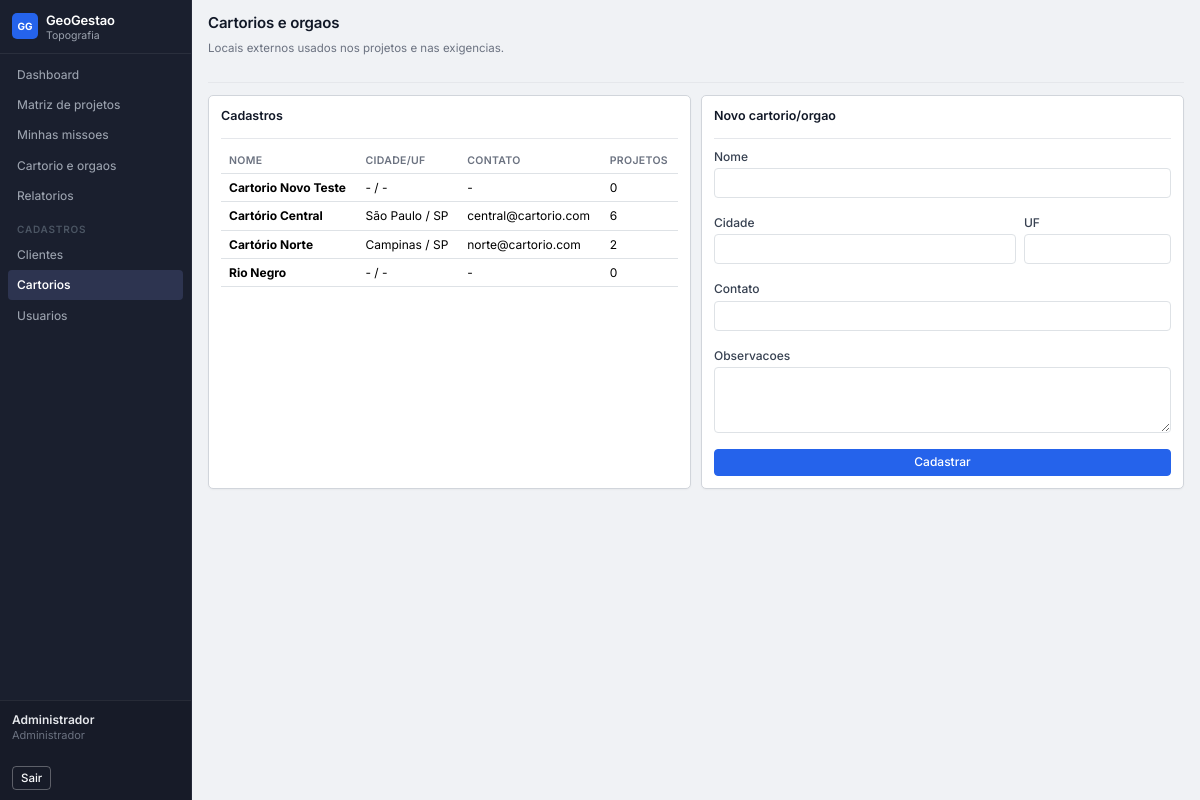
Page /cartorios (signed in) on the earlier database version.
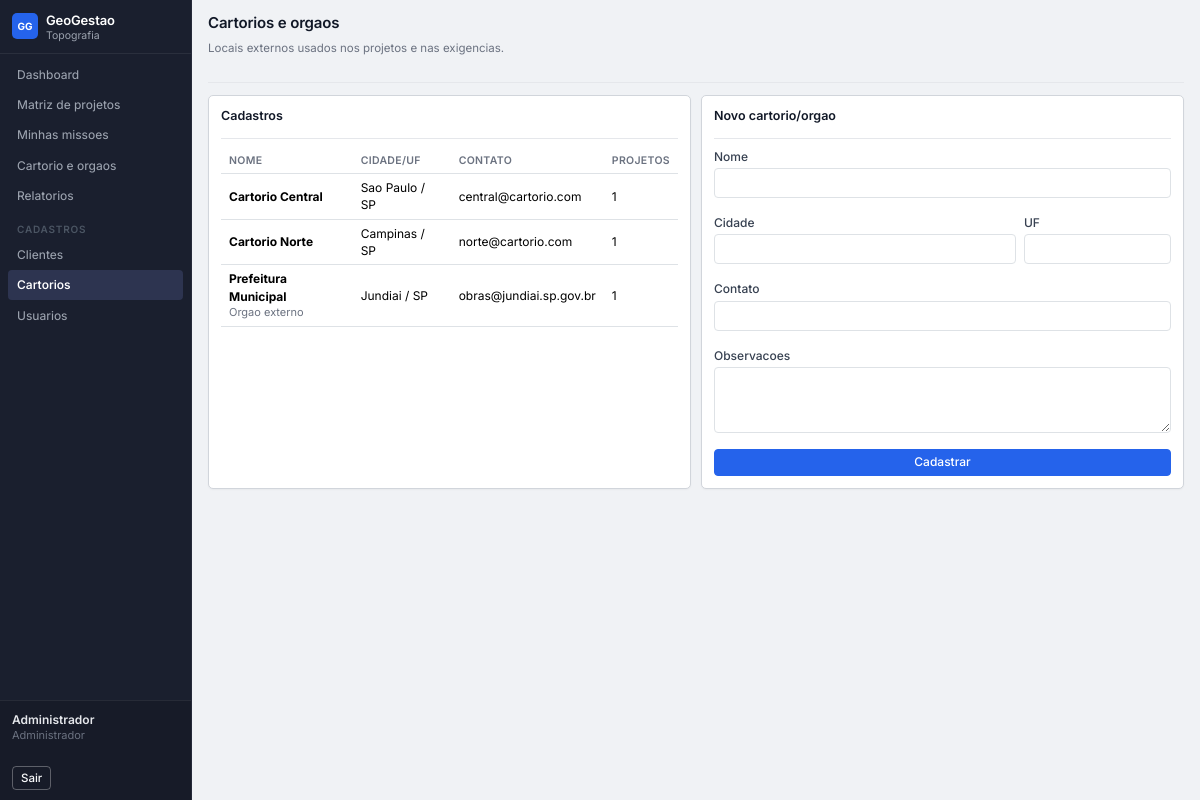
Same page on the later database version.
### tables this page shows
CREATE TABLE usuarios (
            id INTEGER PRIMARY KEY AUTOINCREMENT,
            nome TEXT NOT NULL,
            email TEXT NOT NULL UNIQUE,
            senha_hash TEXT NOT NULL,
            perfil_acesso TEXT NOT NULL,
            ativo INTEGER NOT NULL DEFAULT 1
        , cargo TEXT);

CREATE TABLE cartorios (
            id INTEGER PRIMARY KEY AUTOINCREMENT,
            nome TEXT NOT NULL,
            cidade TEXT,
            uf TEXT,
            contato TEXT,
            observacoes TEXT
        );

### app.py (the view, shortened to what this page needs)
@app.route("/cartorios", methods=["GET", "POST"])
@login_required
def cartorios():
    rows = query_db(
        """
        SELECT c.*, COUNT(p.id) AS projetos
        FROM cartorios c
        LEFT JOIN projetos p ON p.cartorio_id = c.id
        GROUP BY c.id
        ORDER BY c.nome
        """
    )
    return render_template("cartorios.html", cartorios=rows)

### app.py (called while the page is built)
def connect_db():
    db = sqlite3.connect(app.config["DATABASE"])
    db.row_factory = sqlite3.Row
    return db

def get_db():
    db = getattr(g, "_database", None)
    if db is None:
        db = g._database = connect_db()
    return db

@app.teardown_appcontext
def close_connection(exception):
    db = getattr(g, "_database", None)
    if db is not None:
        db.close()

def query_db(query, args=(), one=False):
    cur = get_db().execute(query, args)
    rows = cur.fetchall()
    cur.close()
    return (rows[0] if rows else None) if one else rows

def can_manage():
    user = getattr(g, "user", None)
    return bool(user and user["perfil_acesso"] in ("admin", "coordenador"))

def can_admin():
    user = getattr(g, "user", None)
    return bool(user and user["perfil_acesso"] == "admin")

def login_required(view):
    @wraps(view)
    def wrapped_view(**kwargs):
        if "user_id" not in session:
            return redirect(url_for("login"))
        g.user = query_db("SELECT * FROM usuarios WHERE id = ? AND ativo = 1", [session["user_id"]], one=True)
        if g.user is None:
            session.clear()
            return redirect(url_for("login"))
        return view(**kwargs)
    return wrapped_view

@app.before_request
def load_logged_user():
    g.user = None
    if "user_id" in session:
        db = get_db()
        g.user = db.execute("SELECT * FROM usuarios WHERE id = ? AND ativo = 1", (session["user_id"],)).fetchone()

@app.context_processor
def utility_processor():
    return {
        "status_meta": STATUS_META,
        "status_options": list(STATUS_META.keys()),
        "role_labels": ROLE_LABELS,
        "format_date": format_date,
        "format_datetime": format_datetime,
        "is_overdue": is_overdue,
        "file_url": file_url,
        "minutes_to_hours": minutes_to_hours,
        "format_currency": format_currency,
        "can_manage": can_manage,
        "can_admin": can_admin,
        "today_iso": date.today().isoformat(),
    }

### templates/cartorios.html
{% extends 'base.html' %}
{% block content %}
<div class="page-heading">
    <div>
        <h1>Cartorios e orgaos</h1>
        <p>Locais externos usados nos projetos e nas exigencias.</p>
    </div>
</div>
<div class="content-grid two-columns">
    <section class="panel">
        <div class="panel-header"><h2>Cadastros</h2></div>
        <div class="table-responsive">
            <table class="table compact-table">
                <thead><tr><th>Nome</th><th>Cidade/UF</th><th>Contato</th><th>Projetos</th></tr></thead>
                <tbody>
                    {% for item in cartorios %}
                        <tr>
                            <td><strong>{{ item.nome }}</strong><small>{{ item.observacoes or '' }}</small></td>
                            <td>{{ item.cidade or '-' }} / {{ item.uf or '-' }}</td>
                            <td>{{ item.contato or '-' }}</td>
                            <td>{{ item.projetos }}</td>
                        </tr>
                    {% else %}
                        <tr><td colspan="4">Nenhum cadastro encontrado.</td></tr>
                    {% endfor %}
                </tbody>
            </table>
        </div>
    </section>
    <section class="panel">
        <div class="panel-header"><h2>Novo cartorio/orgao</h2></div>
        <form method="post" class="vstack gap-3">
            <div><label class="form-label">Nome</label><input class="form-control" name="nome" required /></div>
            <div class="row g-2">
                <div class="col-8"><label class="form-label">Cidade</label><input class="form-control" name="cidade" /></div>
                <div class="col-4"><label class="form-label">UF</label><input class="form-control" name="uf" maxlength="2" /></div>
            </div>
            <div><label class="form-label">Contato</label><input class="form-control" name="contato" /></div>
            <div><label class="form-label">Observacoes</label><textarea class="form-control" name="observacoes" rows="3"></textarea></div>
            <button class="btn btn-primary" type="submit" {% if not can_manage() %}disabled{% endif %}>Cadastrar</button>
        </form>
    </section>
</div>
{% endblock %}

### templates/base.html (shortened to what this page needs)
<!DOCTYPE html>
<html lang="pt-BR">
<head>
    <link href="https://cdn.jsdelivr.net/npm/bootstrap@5.3.3/dist/css/bootstrap.min.css" rel="stylesheet">
    <link rel="stylesheet" href="{{ url_for('static', filename='style.css') }}" />
</head>
<body>
<div class="app-shell">
    <aside class="sidebar">
        <a class="brand" href="{{ url_for('dashboard') }}">
            <span class="brand-mark">GG</span>
            <span>
                <strong>GeoGestao</strong>
                <small>Topografia</small>
            </span>
        </a>
        <nav class="side-nav">
            <a class="{{ 'active' if request.endpoint == 'dashboard' else '' }}" href="{{ url_for('dashboard') }}">Dashboard</a>
            <a class="{{ 'active' if request.endpoint == 'projects' else '' }}" href="{{ url_for('projects') }}">Matriz de projetos</a>
            <a class="{{ 'active' if request.endpoint == 'my_missions' else '' }}" href="{{ url_for('my_missions') }}">Minhas missoes</a>
            <a class="{{ 'active' if request.endpoint == 'cartorio_board' else '' }}" href="{{ url_for('cartorio_board') }}">Cartorio e orgaos</a>
            <a class="{{ 'active' if request.endpoint == 'reports' else '' }}" href="{{ url_for('reports') }}">Relatorios</a>
            <div class="nav-label">Cadastros</div>
            <a class="{{ 'active' if request.endpoint == 'clients' else '' }}" href="{{ url_for('clients') }}">Clientes</a>
            <a class="{{ 'active' if request.endpoint == 'cartorios' else '' }}" href="{{ url_for('cartorios') }}">Cartorios</a>
            {% if can_admin() %}
                <a class="{{ 'active' if request.endpoint == 'users' else '' }}" href="{{ url_for('users') }}">Usuarios</a>
            {% endif %}
        </nav>
        <div class="sidebar-user">
            <div class="fw-semibold">{{ g.user.nome if g.user else '' }}</div>
            <small>{{ role_labels.get(g.user.perfil_acesso, g.user.perfil_acesso) if g.user else '' }}</small>
            <a class="btn btn-outline-light btn-sm mt-3" href="{{ url_for('logout') }}">Sair</a>
        </div>
    </aside>
    <main class="main-content">
        {% block content %}{% endblock %}
    </main>
</div>
</body>
</html>

### static/style.css (style rules this page uses)
:root { --bg: #f0f2f5; --sidebar: #1a1f2e; --sidebar-soft: #252b3d; --sidebar-active: #2d3450; --surface: #ffffff; --surface-2: #f5f6f8; --border: #d1d5db; --border-light: #e5e7eb; --text: #111827; --text-secondary: #374151; --muted: #6b7280; --blue: #2563eb; --green: #16803c; --amber: #b45309; --red: #dc2626; --purple: #7c3aed; }
* { box-sizing: border-box; margin: 0; padding: 0; }
body { background: var(--bg); color: var(--text); font-family: 'Inter', 'Segoe UI', system-ui, -apple-system, sans-serif; font-size: 12.5px; line-height: 1.45; -webkit-font-smoothing: antialiased; min-width: 1100px; }
a { color: var(--blue); text-decoration: none; }
.app-shell { display: grid; grid-template-columns: 192px minmax(0, 1fr); min-height: 100vh; }
.sidebar { position: sticky; top: 0; height: 100vh; display: flex; flex-direction: column; background: var(--sidebar); color: #fff; overflow: hidden; border-right: 1px solid rgba(255,255,255,0.05); }
.brand { display: flex; align-items: center; gap: 8px; padding: 11px 12px; color: #fff; text-decoration: none; border-bottom: 1px solid rgba(255,255,255,0.07); }
.brand strong { font-size: 13px; font-weight: 600; letter-spacing: -0.01em; }
.brand small { display: block; color: #9ca3af; font-size: 10.5px; line-height: 1; margin-top: 1px; }
.brand-mark { display: inline-grid; place-items: center; width: 26px; height: 26px; border-radius: 5px; background: #2563eb; color: #fff; font-weight: 700; font-size: 10px; flex-shrink: 0; }
.side-nav { display: flex; flex-direction: column; gap: 1px; padding: 6px 8px; flex: 1; overflow-y: auto; }
.side-nav a { display: block; border-radius: 4px; padding: 6px 9px; color: #9ca3af; text-decoration: none; font-size: 12px; font-weight: 450; white-space: nowrap; overflow: hidden; text-overflow: ellipsis; transition: background 0.1s, color 0.1s; }
.side-nav a.active { background: var(--sidebar-active); color: #fff; font-weight: 550; }
.nav-label { padding: 10px 9px 3px; color: #4b5563; font-size: 10px; font-weight: 600; text-transform: uppercase; letter-spacing: 0.08em; }
.sidebar-user { padding: 10px 12px; border-top: 1px solid rgba(255,255,255,0.07); background: rgba(0,0,0,0.12); }
.sidebar-user .fw-semibold { font-size: 12px; color: #e5e7eb; font-weight: 500; }
.sidebar-user small { color: #6b7280; font-size: 11px; display: block; margin-bottom: 6px; }
.main-content { min-width: 0; padding: 14px 16px; }
.page-heading { display: flex; align-items: center; justify-content: space-between; gap: 12px; margin-bottom: 12px; padding-bottom: 9px; border-bottom: 1px solid var(--border-light); }
.page-heading h1 { font-size: 15px; font-weight: 600; letter-spacing: -0.01em; }
.page-heading p { color: var(--muted); font-size: 11.5px; margin-top: 2px; }
.panel, .metric-card, .mission-card { border: 1px solid var(--border); border-radius: 5px; background: var(--surface); box-shadow: 0 1px 2px rgba(0,0,0,0.04); }
.panel { padding: 12px; }
.panel-header { display: flex; align-items: center; justify-content: space-between; gap: 10px; margin-bottom: 9px; padding-bottom: 7px; border-bottom: 1px solid var(--border-light); }
.panel-header h2 { font-size: 12.5px; font-weight: 600; }
.content-grid { display: grid; gap: 10px; margin-bottom: 10px; }
.two-columns { grid-template-columns: minmax(0, 1fr) minmax(0, 1fr); }
.alert-row span, .alert-row small, .compact-table small, .table-link + small { display: block; color: var(--muted); font-size: 11px; }
.compact-table { margin-bottom: 0; }
.compact-table th { color: var(--muted); font-size: 10.5px; text-transform: uppercase; letter-spacing: 0.04em; padding: 5px 8px; font-weight: 600; }
.compact-table td { padding: 5px 8px; font-size: 12px; vertical-align: middle; }
.compact-table th { vertical-align: middle; }
.btn { font-size: 12px; padding: 4px 10px; border-radius: 4px; font-weight: 500; line-height: 1.4; }
.btn-sm { font-size: 11.5px; padding: 3px 8px; }
.btn-primary { background-color: #2563eb; border-color: #2563eb; }
.btn-outline-light { border-color: rgba(255,255,255,0.3); }
.form-control, .form-select { font-size: 12px; padding: 5px 8px; border-radius: 4px; font-family: inherit; }
.form-label { font-size: 12px; font-weight: 500; margin-bottom: 3px; color: var(--text-secondary); }
.table { font-size: 12px; }
.table th { font-size: 10.5px; font-weight: 600; text-transform: uppercase; letter-spacing: 0.03em; color: var(--muted); }
.table > :not(caption) > * > * { padding: 5px 8px; }

Differences in the rows shown:
removed cartorios: nome "Rio Negro", cidade "-", uf "-", contato "-", projetos "0"
changed cartorios "central@cartorio.com": nome "Cartório Central" → "Cartorio Central"; cidade "São Paulo" → "Sao Paulo"; projetos "6" → "1"
changed cartorios "Campinas": nome "Cartório Norte" → "Cartorio Norte"; projetos "2" → "1"
changed cartorios: nome "Cartorio Novo Teste" → "Prefeitura Municipal"; observacoes (not shown) → "Orgao externo"; cidade "-" → "Jundiai"; uf "-" → "SP"; contato "-" → "obras@jundiai.sp.gov.br"; projetos "0" → "1"; moves down the list
